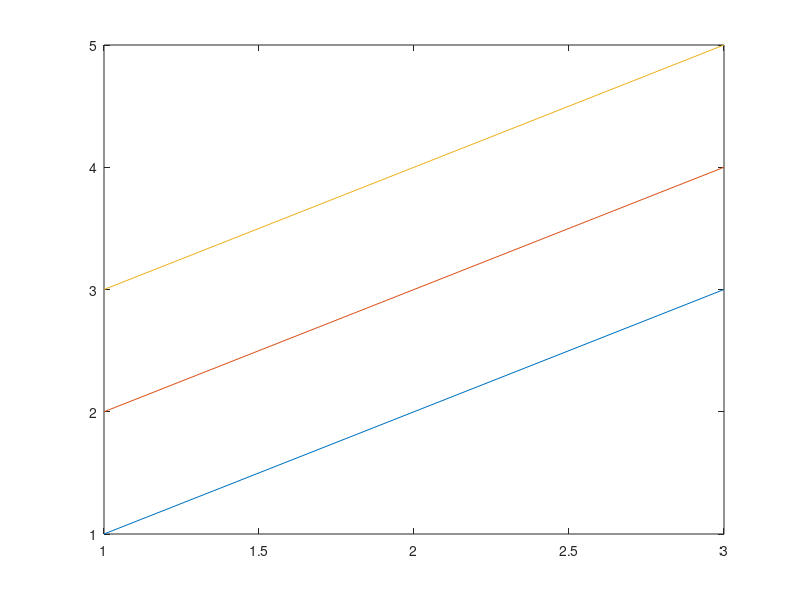

MATLAB code for this plot: (Note: this script raises an error after producing the figure.)
% M13 G01 - graphics handle arrays, class names, display
figure('Visible','off');
h = plot(1:3, [1:3; 2:4; 3:5]');
h1 = strcmp(class(h), 'matlab.graphics.chart.primitive.Line');
h(2).LineWidth = 3;
h2 = h(2).LineWidth == 3;
h3 = h(2).LineWidth;
w = get(h, 'LineWidth');
h4 = iscell(w) && numel(w) == 3;
lw = [h.LineWidth];
h5 = isequal(size(lw), [1 3]);
out = evalc('disp(h(1))');
h6 = contains(out, 'Line with properties');
h7 = reshape(isgraphics(h), 1, []);
h8 = isa(double(h(1)), 'double');
ax = gca;
h9 = strcmp(class(ax), 'matlab.graphics.axis.Axes');
delete(h);
h10 = reshape(isvalid(h), 1, []);
close all
